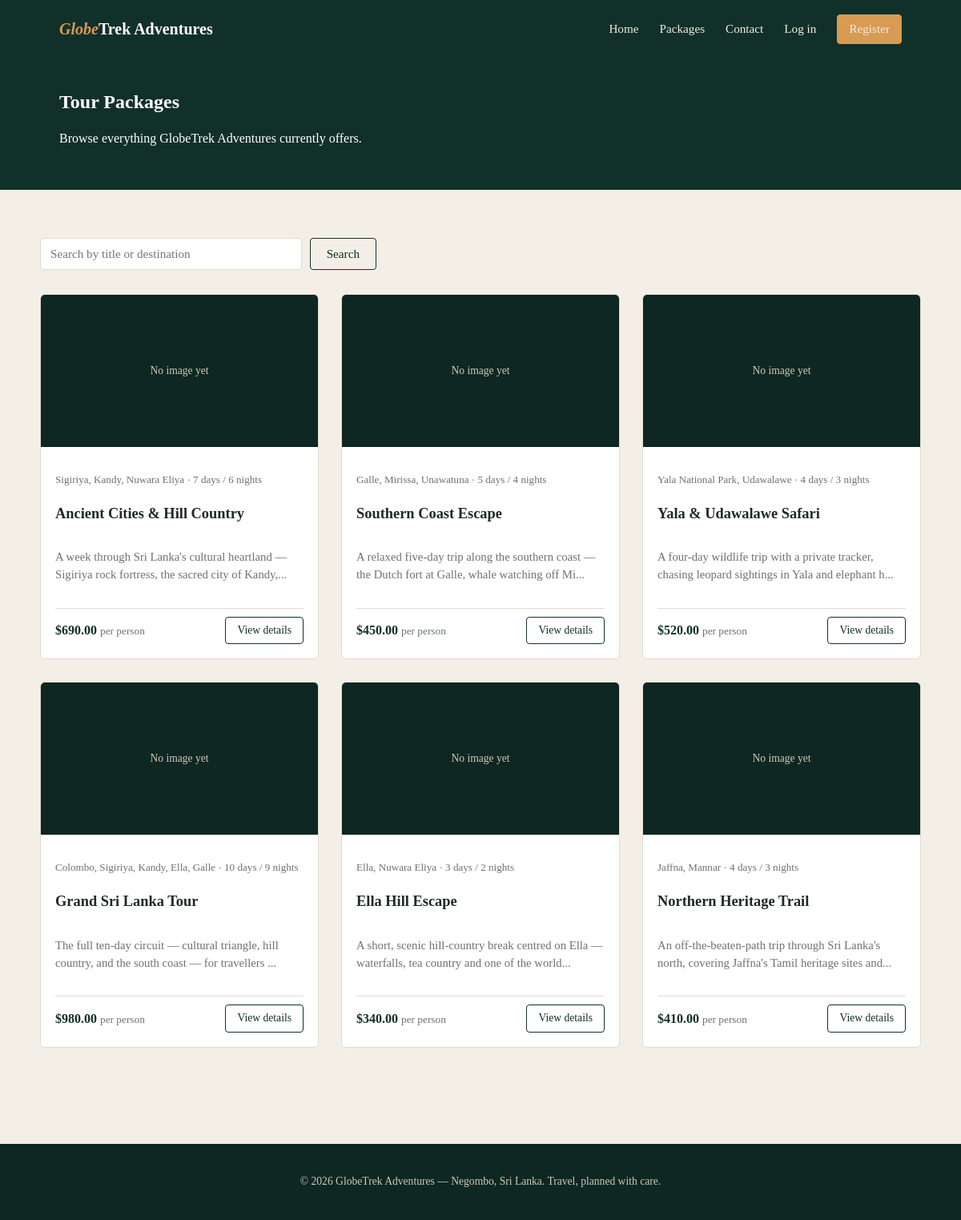
The page /packages.php on the database its author committed.
### tables this page shows
CREATE TABLE packages (
  package_id INT AUTO_INCREMENT PRIMARY KEY,
  title VARCHAR(150) NOT NULL,
  destination VARCHAR(150) NOT NULL,
  description TEXT,
  activities TEXT,
  price DECIMAL(10,2) NOT NULL,
  duration_days INT NOT NULL,
  duration_nights INT NOT NULL,
  image LONGBLOB NULL,
  image_type VARCHAR(50) NULL,
  created_by INT NULL,
  created_at TIMESTAMP DEFAULT CURRENT_TIMESTAMP,
  FOREIGN KEY (created_by) REFERENCES users(user_id) ON DELETE SET NULL
);

### includes/functions.php (called while the page is built, shortened)
<?php
function clean($value) {
    return htmlspecialchars(trim($value ?? ''), ENT_QUOTES, 'UTF-8');
}
function money($amount) {
    return '$' . number_format((float) $amount, 2);
}

### models/Package.php (called while the page is built, shortened)
<?php
class Package {
    public static function getAll($search = '') {
        $db = getDB();
        if ($search !== '') {
            $stmt = $db->prepare(
                "SELECT package_id, title, destination, description, activities,
                        price, duration_days, duration_nights, created_at
                 FROM packages
                 WHERE title LIKE ? OR destination LIKE ?
                 ORDER BY created_at DESC"
            );
            $like = "%$search%";
            $stmt->execute([$like, $like]);
        } else {
            $stmt = $db->query(
                "SELECT package_id, title, destination, description, activities,
                        price, duration_days, duration_nights, created_at
                 FROM packages ORDER BY created_at DESC"
            );
        }
        return $stmt->fetchAll(PDO::FETCH_ASSOC);
    }
    public static function hasImage($id) {
        $db = getDB();
        $stmt = $db->prepare("SELECT image_type FROM packages WHERE package_id = ?");
        $stmt->execute([$id]);
        $type = $stmt->fetchColumn();
        return !empty($type);
    }
}

### controllers/PackageController.php (called while the page is built, shortened)
<?php
require_once __DIR__ . '/../models/Package.php';
require_once __DIR__ . '/../includes/functions.php';
class PackageController {
    public static function listPackages() {
        $search = clean($_GET['search'] ?? '');
        return Package::getAll($search);
    }
}

### packages.php (the view, shortened to what this page needs)
<?php
require_once __DIR__ . '/includes/functions.php';
require_once __DIR__ . '/controllers/PackageController.php';
$packages = PackageController::listPackages();
$search = clean($_GET['search'] ?? '');
require_once __DIR__ . '/includes/header.php';
?>
<section class="dash-header">
  <div class="container">
    <h1>Tour Packages</h1>
    <p>Browse everything GlobeTrek Adventures currently offers.</p>
  </div>
</section>
<div class="container section">
  <form method="GET" action="<?php echo BASE_URL; ?>/packages.php" style="max-width:420px;margin-bottom:10px;display:flex;gap:10px;">
    <input type="text" name="search" placeholder="Search by title or destination" value="<?php echo $search; ?>">
    <button type="submit" class="btn btn-outline-dark">Search</button>
  </form>
  <?php if (empty($packages)): ?>
    <p class="text-muted">No packages found<?php echo $search ? ' for "' . $search . '"' : ''; ?>.</p>
  <?php else: ?>
    <div class="package-grid">
      <?php foreach ($packages as $pkg): ?>
        <div class="package-card">
          <?php if (Package::hasImage($pkg['package_id'])): ?>
            <img src="<?php echo BASE_URL; ?>/get_image.php?id=<?php echo $pkg['package_id']; ?>" alt="<?php echo clean($pkg['title']); ?>">
          <?php else: ?>
            <div class="no-image">No image yet</div>
          <?php endif; ?>
          <div class="package-body">
            <p class="package-meta"><?php echo clean($pkg['destination']); ?> · <?php echo (int) $pkg['duration_days']; ?> days / <?php echo (int) $pkg['duration_nights']; ?> nights</p>
            <h3><?php echo clean($pkg['title']); ?></h3>
            <p class="package-desc"><?php echo clean(mb_strimwidth($pkg['description'], 0, 100, '...')); ?></p>
            <div class="package-footer">
              <span class="price"><?php echo money($pkg['price']); ?> <small>per person</small></span>
              <a href="<?php echo BASE_URL; ?>/package_details.php?id=<?php echo $pkg['package_id']; ?>" class="btn btn-outline-dark btn-sm">View details</a>
            </div>
          </div>
        </div>
      <?php endforeach; ?>
    </div>
  <?php endif; ?>
</div>
<?php require_once __DIR__ . '/includes/footer.php'; ?>

### assets/css/style.css (style rules this page uses)
:root { --dark: #12302a; --dark-2: #0e2723; --gold: #d79b52; --gold-dark: #b97f3a; --cream: #f4efe6; --text-dark: #1f2a28; --text-muted: #6b7370; --border: #e2dccd; --danger: #b3261e; --danger-bg: #fbe9e7; --success: #1f6f43; --success-bg: #e7f5ec; font-size: 16px; }
* { box-sizing: border-box; }
body { margin: 0; font-family: Georgia, 'Times New Roman', serif; color: var(--text-dark); background: var(--cream); line-height: 1.5; }
h1, h2, h3, h4 { font-family: Georgia, 'Times New Roman', serif; margin: 0 0 .5rem; }
.container { max-width: 1100px; margin: 0 auto; padding: 0 24px; }
a { color: inherit; text-decoration: none; }
.btn { display: inline-block; padding: 10px 20px; border-radius: 4px; border: 1px solid transparent; font-family: Georgia, serif; font-size: .95rem; cursor: pointer; }
.btn-outline-dark { background: transparent; color: var(--dark); border-color: var(--dark); }
.btn-sm { padding: 6px 14px; font-size: .85rem; }
.section { padding: 60px 0; }
.package-grid { display: grid; grid-template-columns: repeat(auto-fit, minmax(260px, 1fr)); gap: 28px; margin-top: 30px; }
.package-card { background: #fff; border: 1px solid var(--border); border-radius: 6px; overflow: hidden; display: flex; flex-direction: column; }
.package-card img, .package-card .no-image { width: 100%; height: 190px; object-fit: cover; background: var(--dark-2); }
.package-card .no-image { display: flex; align-items: center; justify-content: center; color: #cfc9b8; font-size: .85rem; }
.package-body { padding: 18px; display: flex; flex-direction: column; gap: 6px; flex: 1; }
.package-meta { color: var(--text-muted); font-size: .82rem; }
.package-body h3 { font-size: 1.15rem; }
.package-desc { color: var(--text-muted); font-size: .92rem; flex: 1; }
.package-footer { display: flex; align-items: center; justify-content: space-between; padding-top: 10px; border-top: 1px solid var(--border); margin-top: 10px; }
.price { font-weight: bold; color: var(--dark); }
.price small { font-weight: normal; color: var(--text-muted); }
input[type=text], input[type=email], input[type=password], input[type=number], input[type=date], input[type=tel], input[type=file], select, textarea { width: 100%; padding: 10px 12px; border: 1px solid var(--border); border-radius: 4px; font-family: inherit; font-size: .95rem; background: #fff; }
.dash-header { background: var(--dark); color: #fff; padding: 36px 0; }
.dash-header h1 { color: #fff; }

### rows shown on the page
packages: destination "Sigiriya, Kandy, Nuwara Eliya", duration_days "7", duration_nights "6", title "Ancient Cities & Hill Country", description "A week through Sri Lanka's cultural heartland — Sigiriya rock fortress, the sacred city of Kandy,...", price "$690.00"
packages: destination "Galle, Mirissa, Unawatuna", duration_days "5", duration_nights "4", title "Southern Coast Escape", description "A relaxed five-day trip along the southern coast — the Dutch fort at Galle, whale watching off Mi...", price "$450.00"
packages: destination "Yala National Park, Udawalawe", duration_days "4", duration_nights "3", title "Yala & Udawalawe Safari", description "A four-day wildlife trip with a private tracker, chasing leopard sightings in Yala and elephant h...", price "$520.00"
packages: destination "Colombo, Sigiriya, Kandy, Ella, Galle", duration_days "10", duration_nights "9", title "Grand Sri Lanka Tour", description "The full ten-day circuit — cultural triangle, hill country, and the south coast — for travellers ...", price "$980.00"
packages: destination "Ella, Nuwara Eliya", duration_days "3", duration_nights "2", title "Ella Hill Escape", description "A short, scenic hill-country break centred on Ella — waterfalls, tea country and one of the world...", price "$340.00"
packages: destination "Jaffna, Mannar", duration_days "4", duration_nights "3", title "Northern Heritage Trail", description "An off-the-beaten-path trip through Sri Lanka's north, covering Jaffna's Tamil heritage sites and...", price "$410.00"
